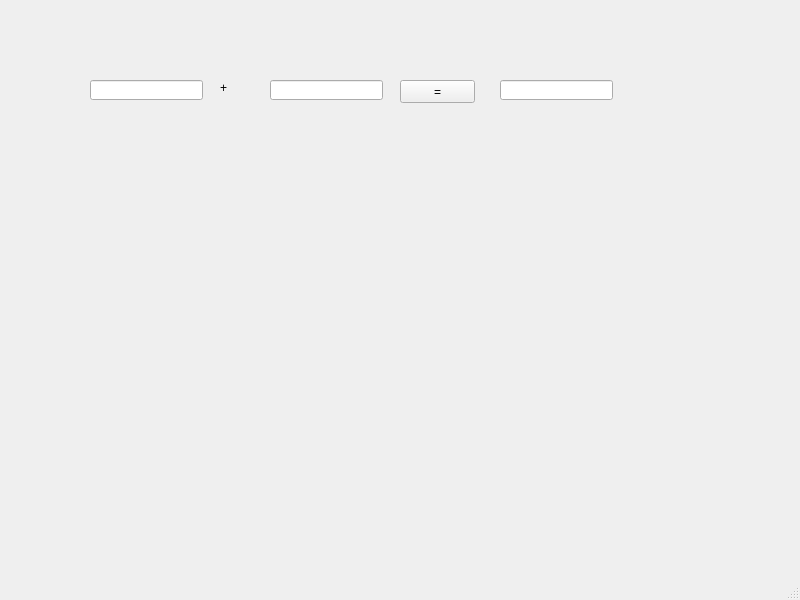
<?xml version="1.0" encoding="UTF-8"?>
<ui version="4.0">
 <class>MainWindow</class>
 <widget class="QMainWindow" name="MainWindow">
  <property name="geometry">
   <rect>
    <x>0</x>
    <y>0</y>
    <width>800</width>
    <height>600</height>
   </rect>
  </property>
  <property name="windowTitle">
   <string>MainWindow</string>
  </property>
  <widget class="QWidget" name="centralwidget">
   <widget class="QLineEdit" name="le1">
    <property name="geometry">
     <rect>
      <x>90</x>
      <y>80</y>
      <width>113</width>
      <height>20</height>
     </rect>
    </property>
   </widget>
   <widget class="QLineEdit" name="le2">
    <property name="geometry">
     <rect>
      <x>270</x>
      <y>80</y>
      <width>113</width>
      <height>20</height>
     </rect>
    </property>
   </widget>
   <widget class="QLineEdit" name="le3">
    <property name="geometry">
     <rect>
      <x>500</x>
      <y>80</y>
      <width>113</width>
      <height>20</height>
     </rect>
    </property>
   </widget>
   <widget class="QLabel" name="lbl">
    <property name="geometry">
     <rect>
      <x>220</x>
      <y>80</y>
      <width>31</width>
      <height>16</height>
     </rect>
    </property>
    <property name="text">
     <string>+</string>
    </property>
   </widget>
   <widget class="QPushButton" name="pb">
    <property name="geometry">
     <rect>
      <x>400</x>
      <y>80</y>
      <width>75</width>
      <height>23</height>
     </rect>
    </property>
    <property name="text">
     <string>=</string>
    </property>
   </widget>
  </widget>
  <widget class="QMenuBar" name="menubar">
   <property name="geometry">
    <rect>
     <x>0</x>
     <y>0</y>
     <width>800</width>
     <height>21</height>
    </rect>
   </property>
  </widget>
  <widget class="QStatusBar" name="statusbar"/>
 </widget>
 <resources/>
 <connections/>
</ui>
